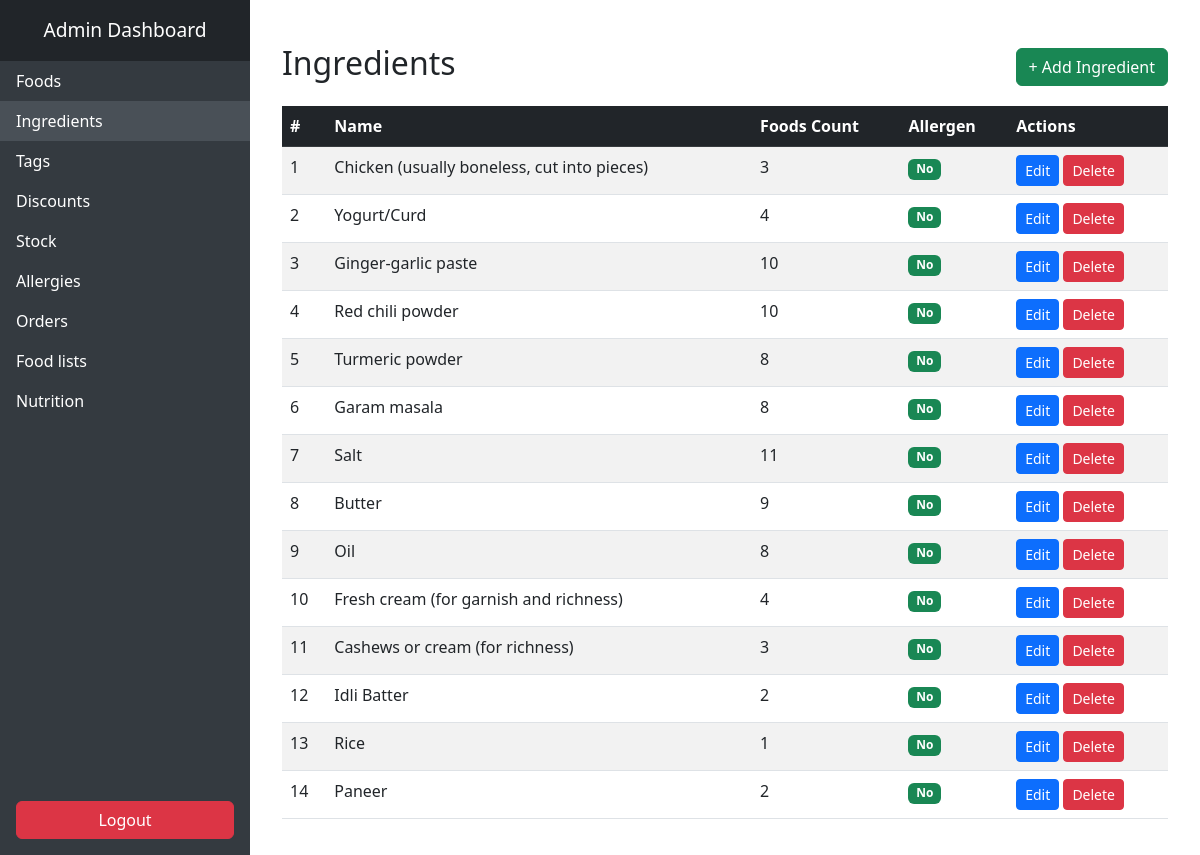
The page /ingredients/ on the database its author committed.
### food_app/models.py (models this page shows, shortened)
class Ingredient(models.Model):
    name = models.CharField(max_length=50)
    foods = models.ManyToManyField(Food, related_name='ingredients')
    is_allergen = models.BooleanField(default=False)

### food_app/views.py (the view)
# urls.py: path('ingredients/', views.ingredient_list, name='admin_ingredient'),
def ingredient_list(request):
    ingredients = Ingredient.objects.all()
    return render(request, 'food_app/ingredient_list.html', {'ingredients': ingredients})

### templates/food_app/ingredient_list.html
{% extends "admin_base.html" %}
{% block content %}
<div class="container mt-4">
    <div class="d-flex justify-content-between align-items-center mb-3">
        <h2>Ingredients</h2>
        <a href="{% url 'add_ingredient' %}" class="btn btn-success">+ Add Ingredient</a>
    </div>
    <table class="table table-striped table-hover">
        <thead class="table-dark">
            <tr>
                <th>#</th>
                <th>Name</th>
                <th>Foods Count</th>
                <th>Allergen</th>
                <th>Actions</th>
            </tr>
        </thead>
        <tbody>
            {% for ingredient in ingredients %}
            <tr>
                <td>{{ forloop.counter }}</td>
                <td>{{ ingredient.name }}</td>
                <td>{{ ingredient.foods.count }}</td>
                <td>
                    {% if ingredient.is_allergen %}
                    <span class="badge bg-danger">Yes</span>
                    {% else %}
                    <span class="badge bg-success">No</span>
                    {% endif %}
                </td>
                <td>
                    <a href="{% url 'edit_ingredient' ingredient.id %}" class="btn btn-sm btn-primary">Edit</a>
                    <a href="{% url 'delete_ingredient' ingredient.id %}" class="btn btn-sm btn-danger"
                       onclick="return confirm('Delete this ingredient?');">Delete</a>
                </td>
            </tr>
            {% empty %}
            <tr>
                <td colspan="5" class="text-center text-muted">No ingredients found.</td>
            </tr>
            {% endfor %}
        </tbody>
    </table>
</div>
{% endblock %}

### templates/admin_base.html (style rules this page uses)
body { min-height: 100vh; display: flex; }

### rows shown on the page
Ingredient: name "Chicken (usually boneless, cut into pieces)", foods.count "3", is_allergen "No"
Ingredient: name "Yogurt/Curd", foods.count "4", is_allergen "No"
Ingredient: name "Ginger-garlic paste", foods.count "10", is_allergen "No"
Ingredient: name "Red chili powder", foods.count "10", is_allergen "No"
Ingredient: name "Turmeric powder", foods.count "8", is_allergen "No"
Ingredient: name "Garam masala", foods.count "8", is_allergen "No"
Ingredient: name "Salt", foods.count "11", is_allergen "No"
Ingredient: name "Butter", foods.count "9", is_allergen "No"
Ingredient: name "Oil", foods.count "8", is_allergen "No"
Ingredient: name "Fresh cream (for garnish and richness)", foods.count "4", is_allergen "No"
Ingredient: name "Cashews or cream (for richness)", foods.count "3", is_allergen "No"
Ingredient: name "Idli Batter", foods.count "2", is_allergen "No"
Ingredient: name "Rice", foods.count "1", is_allergen "No"
Ingredient: name "Paneer", foods.count "2", is_allergen "No"
